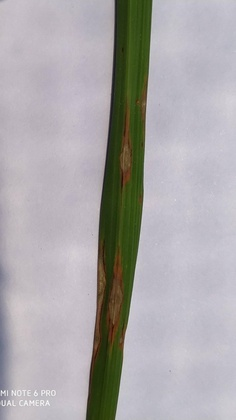
%> input picture Lab/Blast.jpg, 236 x 420 px, shrunk from 1125 x 2000 before the run
$ octave HistogramEqualization.m   (GNU Octave 9; MATLAB toolbox functions it lacks are replaced by stand-ins)
%> lines starting %> are read from the running program, lines starting %| are printed output that depends on the picture
clc;
clear all;
close all;

x = imread('Blast.jpg');
%> x is the input picture: size 420x236x3 uint8; mean R, G, B 170.6, 167.8, 169.4

r = size(x,1);
%> r = 420
c = size(x,2);
%> c = 236

xh = uint8(zeros(r,c));

hist = zeros(256,1);
hist2 = zeros(256,1);

for i=1:r
    for j=1:c
        tmp = x(i,j)+1;
        hist(tmp)=hist(tmp)+1;
    end
end
%> after the loop, hist = 256 values, max 6582 at index 193, min 0 at index 1, mean 387.2

n = r*c;
%> n = 99120

f = zeros(256,1);
pdf = zeros(256,1);
cdf = zeros(256,1);
cum = zeros(256,1);
out = zeros(256,1);

for i=1:r
    for j=1:c
        value = x(i,j);
        f(value+1) = f(value+1)+1;
        pdf(value+1)=f(value+1)/n;
    end
end
%> after the loop, f has the same summary as hist; pdf = 256 values, max 0.0664 at index 193, min 0 at index 1, mean 0.00391
sum = 0;
L = 255;
for i=1: size(pdf)
    sum = sum+f(i);
    cum(i)=sum;
    cdf(i)=cum(i)/n;
    out(i)=round(cdf(i)*L);
end
%> this loop made 256 passes
%> sum on passes 1 to 3: 0, 0, 0
%> after the loop, cdf = 256 values from 0 to 1; cum = 256 values from 0 to 99120; out = 256 values from 0 to 255; sum = 99120

for i=1:r
    for j=1:c
        xh(i,j)=out(x(i,j)+1);
    end
end
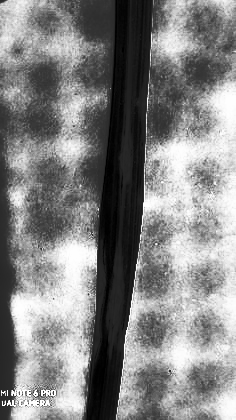
%> xh: size 420x236 uint8; min 0, max 255, mean 132

for i=1:r
    for j=1:c
        tmp2 = xh(i,j)+1;
        hist2(tmp2)=hist2(tmp2)+1;
    end
end
%> after the loop, hist2 = 256 values, max 6582 at index 152, min 0 at index 8, mean 387.2


subplot(221);imshow(x);title('Input');
subplot(222);bar(hist);title('Input');
subplot(223);imshow(xh);title('Output');
subplot(224);bar(hist2);title('Output');
%> after `title('Output')`:
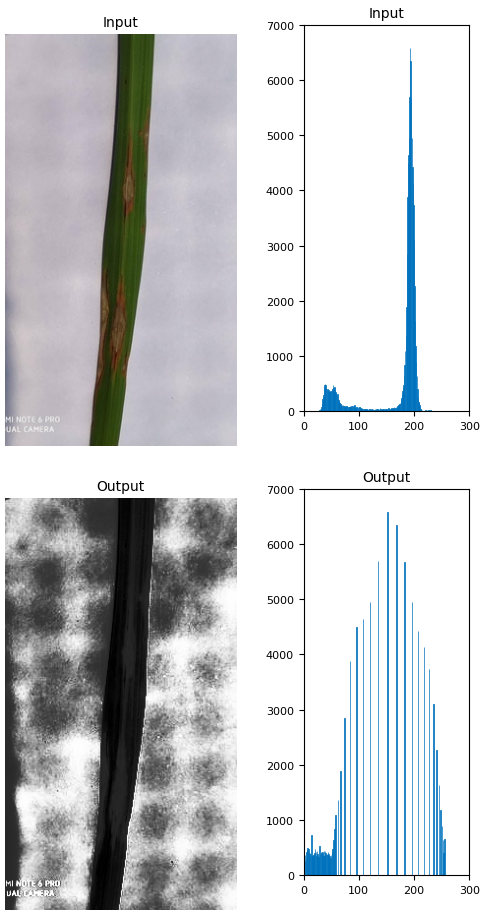
%> figure redrawn from the program's plot data, 4 panels
%he = histeq(x);
%figure, imshow(he);
